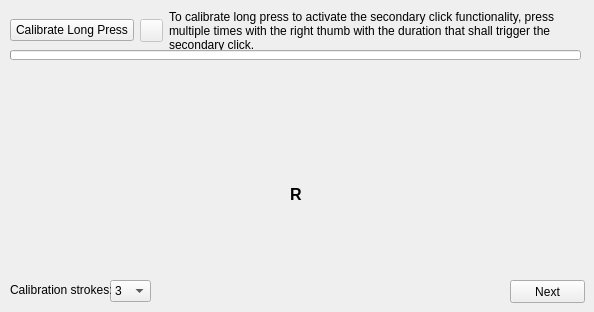
   <widget class="QWidget" name="long_press">
    <attribute name="title">
     <string>Long Press</string>
    </attribute>
    <widget class="QWidget" name="horizontalLayoutWidget_25">
     <property name="geometry">
      <rect>
       <x>10</x>
       <y>10</y>
       <width>571</width>
       <height>41</height>
      </rect>
     </property>
     <layout class="QHBoxLayout" name="horizontalLayout_25">
      <item>
       <widget class="QPushButton" name="pushButton_calibrate_long_press">
        <property name="maximumSize">
         <size>
          <width>151</width>
          <height>16777215</height>
         </size>
        </property>
        <property name="text">
         <string>Calibrate Long Press</string>
        </property>
       </widget>
      </item>
      <item>
       <widget class="QPushButton" name="pushButton_export_long_press">
        <property name="enabled">
         <bool>false</bool>
        </property>
        <property name="sizePolicy">
         <sizepolicy hsizetype="Fixed" vsizetype="Fixed">
          <horstretch>0</horstretch>
          <verstretch>0</verstretch>
         </sizepolicy>
        </property>
        <property name="maximumSize">
         <size>
          <width>23</width>
          <height>23</height>
         </size>
        </property>
        <property name="text">
         <string/>
        </property>
        <property name="icon">
         <iconset>
          <normaloff>Export.png</normaloff>Export.png</iconset>
        </property>
       </widget>
      </item>
      <item>
       <widget class="QLabel" name="label_73">
        <property name="sizePolicy">
         <sizepolicy hsizetype="Fixed" vsizetype="Preferred">
          <horstretch>0</horstretch>
          <verstretch>0</verstretch>
         </sizepolicy>
        </property>
        <property name="minimumSize">
         <size>
          <width>412</width>
          <height>0</height>
         </size>
        </property>
        <property name="text">
         <string>To calibrate long press to activate the secondary click functionality, press multiple times with the right thumb with the duration that shall trigger the secondary click.</string>
        </property>
        <property name="wordWrap">
         <bool>true</bool>
        </property>
       </widget>
      </item>
     </layout>
    </widget>
    <widget class="QComboBox" name="comboBox_long_press_calibration_stroke">
     <property name="geometry">
      <rect>
       <x>110</x>
       <y>280</y>
       <width>41</width>
       <height>22</height>
      </rect>
     </property>
     <item>
      <property name="text">
       <string>3</string>
      </property>
     </item>
     <item>
      <property name="text">
       <string>5</string>
      </property>
     </item>
     <item>
      <property name="text">
       <string>10</string>
      </property>
     </item>
     <item>
      <property name="text">
       <string>20</string>
      </property>
     </item>
    </widget>
    <widget class="QPushButton" name="pushButton_next_long_press">
     <property name="geometry">
      <rect>
       <x>510</x>
       <y>280</y>
       <width>75</width>
       <height>23</height>
      </rect>
     </property>
     <property name="text">
      <string>Next</string>
     </property>
    </widget>
    <widget class="QLabel" name="label_74">
     <property name="geometry">
      <rect>
       <x>10</x>
       <y>280</y>
       <width>101</width>
       <height>20</height>
      </rect>
     </property>
     <property name="text">
      <string>Calibration strokes:</string>
     </property>
    </widget>
    <widget class="QProgressBar" name="progressBar_long_press">
     <property name="geometry">
      <rect>
       <x>10</x>
       <y>50</y>
       <width>571</width>
       <height>10</height>
      </rect>
     </property>
     <property name="value">
      <number>0</number>
     </property>
     <property name="textVisible">
      <bool>false</bool>
     </property>
    </widget>
    <widget class="QLabel" name="label_r_7">
     <property name="geometry">
      <rect>
       <x>290</x>
       <y>186</y>
       <width>16</width>
       <height>17</height>
      </rect>
     </property>
     <property name="font">
      <font>
       <pointsize>12</pointsize>
       <weight>75</weight>
       <bold>true</bold>
      </font>
     </property>
     <property name="text">
      <string>R</string>
     </property>
    </widget>
    <widget class="QLabel" name="label_finger_marker_rt_7">
     <property name="enabled">
      <bool>true</bool>
     </property>
     <property name="geometry">
      <rect>
       <x>225</x>
       <y>168</y>
       <width>20</width>
       <height>20</height>
      </rect>
     </property>
     <property name="text">
      <string/>
     </property>
     <property name="pixmap">
      <pixmap>red_dot.png</pixmap>
     </property>
     <property name="scaledContents">
      <bool>true</bool>
     </property>
    </widget>
    <widget class="QLabel" name="label_finger_marker_rr_7">
     <property name="enabled">
      <bool>false</bool>
     </property>
     <property name="geometry">
      <rect>
       <x>310</x>
       <y>116</y>
       <width>20</width>
       <height>20</height>
      </rect>
     </property>
     <property name="text">
      <string/>
     </property>
     <property name="pixmap">
      <pixmap>red_dot.png</pixmap>
     </property>
     <property name="scaledContents">
      <bool>true</bool>
     </property>
    </widget>
    <widget class="QLabel" name="label_finger_marker_ri_7">
     <property name="enabled">
      <bool>false</bool>
     </property>
     <property name="geometry">
      <rect>
       <x>260</x>
       <y>116</y>
       <width>20</width>
       <height>20</height>
      </rect>
     </property>
     <property name="text">
      <string/>
     </property>
     <property name="pixmap">
      <pixmap>red_dot.png</pixmap>
     </property>
     <property name="scaledContents">
      <bool>true</bool>
     </property>
    </widget>
    <widget class="QLabel" name="label_hand_r_7">
     <property name="geometry">
      <rect>
       <x>230</x>
       <y>118</y>
       <width>120</width>
       <height>120</height>
      </rect>
     </property>
     <property name="text">
      <string/>
     </property>
     <property name="pixmap">
      <pixmap>Hand_R.png</pixmap>
     </property>
     <property name="scaledContents">
      <bool>true</bool>
     </property>
    </widget>
    <widget class="QLabel" name="label_finger_marker_rp_7">
     <property name="enabled">
      <bool>false</bool>
     </property>
     <property name="geometry">
      <rect>
       <x>335</x>
       <y>142</y>
       <width>20</width>
       <height>20</height>
      </rect>
     </property>
     <property name="text">
      <string/>
     </property>
     <property name="pixmap">
      <pixmap>red_dot.png</pixmap>
     </property>
     <property name="scaledContents">
      <bool>true</bool>
     </property>
    </widget>
    <widget class="QLabel" name="label_finger_marker_rm_7">
     <property name="enabled">
      <bool>false</bool>
     </property>
     <property name="geometry">
      <rect>
       <x>290</x>
       <y>108</y>
       <width>20</width>
       <height>20</height>
      </rect>
     </property>
     <property name="text">
      <string/>
     </property>
     <property name="pixmap">
      <pixmap>red_dot.png</pixmap>
     </property>
     <property name="scaledContents">
      <bool>true</bool>
     </property>
    </widget>
    <zorder>label_finger_marker_ri_7</zorder>
    <zorder>label_finger_marker_rr_7</zorder>
    <zorder>label_finger_marker_rp_7</zorder>
    <zorder>label_finger_marker_rm_7</zorder>
    <zorder>label_finger_marker_rt_7</zorder>
    <zorder>label_hand_r_7</zorder>
    <zorder>horizontalLayoutWidget_25</zorder>
    <zorder>comboBox_long_press_calibration_stroke</zorder>
    <zorder>pushButton_next_long_press</zorder>
    <zorder>label_74</zorder>
    <zorder>progressBar_long_press</zorder>
    <zorder>label_r_7</zorder>
   </widget>
